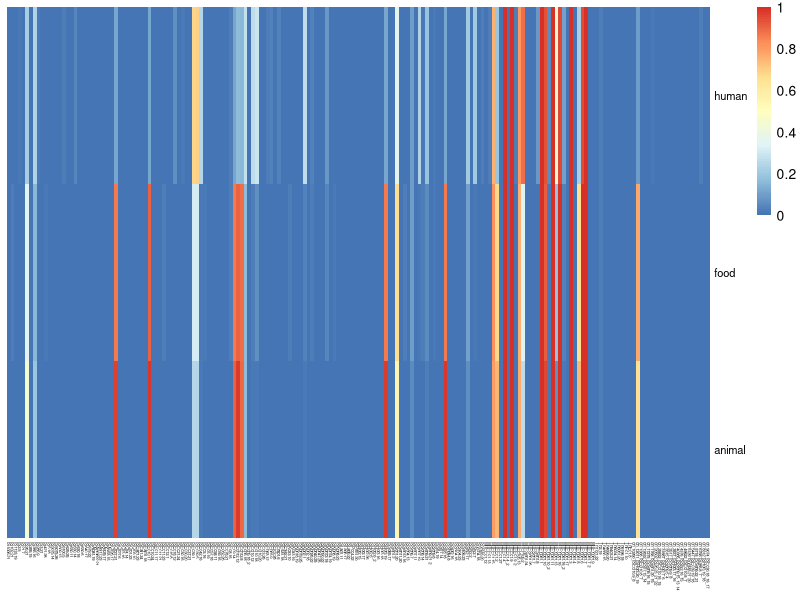

Here is the R script that generated this plot:
d_human <- read.table("human_human_mge_combined.sorted.fna.len95_iden95.presence_absence.rowInd.txt", header=T, sep="\t")
d_animal <- read.table("animal_human_mge_combined.sorted.fna.len95_iden95.presence_absence.rowInd.txt", header=T, sep="\t")
d_food   <- read.table("food_human_mge_combined.sorted.fna.len95_iden95.presence_absence.rowInd.txt", header=T, sep="\t")

c_human_freq <- apply(d_human[,-1], 2, sum, na.rm=T)/nrow(d_human)
c_animal_freq <- apply(d_animal[,-1], 2, sum, na.rm=T)/nrow(d_animal)
c_food_freq   <- apply(d_food[,-1], 2, sum, na.rm=T)/nrow(d_food)

names(c_human_freq) == names(c_food_freq)
names(c_animal_freq) == names(c_food_freq)

df <- data.frame(human=c_human_freq, food=c_food_freq, animal=c_animal_freq)

library(pheatmap)
pdf("mge_freq_heatmap.pdf")
pheatmap(
  t(as.matrix(df)),
  fontsize_col = 3, 
  fontsize_row = 8, 
  cluster_rows = FALSE,
  cluster_cols = FALSE,
  treeheight_row = 0,
  treeheight_col = 50,
  clustering_distance_rows = "euclidean"
)
dev.off()

write.csv(df, file="mge_freq.csv")
